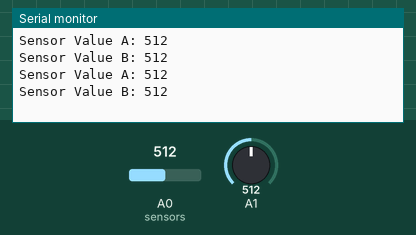
Recording of a sketch running on a simulated Arduino Uno, built with avr-gcc and run on an emulated ATmega328P. On the bench: the last lines printed to the serial monitor. The test bench sets the inputs (shaded band); at power-on: A0 (sensors) = 512, A1 = 512.

Above: at 1.6 s.
1.7 s: A0 (sensors) set to 716
At 3.0 s:
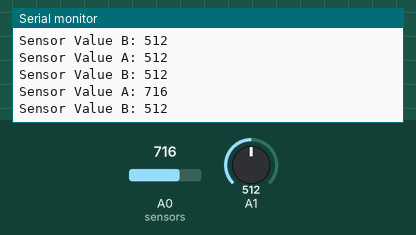
3.2 s: A1 set to 716
At 3.8 s:
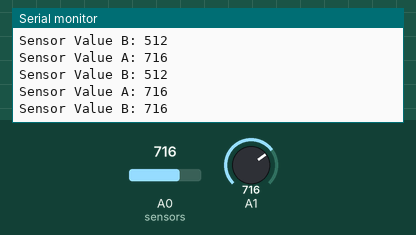
4.7 s: A0 (sensors) set to 900
At 5.5 s:
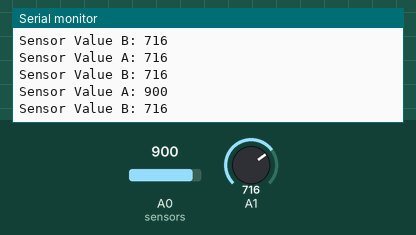
6.2 s: A1 set to 900
At 7.1 s:
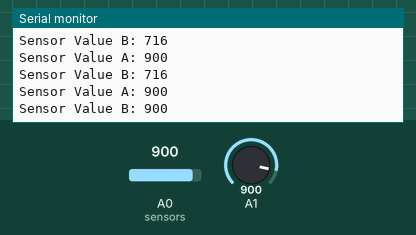
Timing chart, 0 to 8.7 s (numbered marks = the images above; inputs shaded):
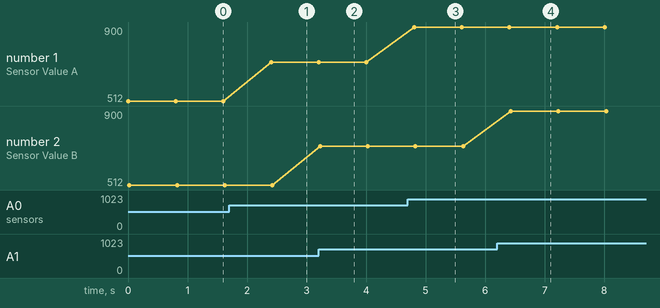

The sketch:

Multiple_sensor.ino
```cpp
void setup() {

  Serial.begin(9600);

}

void loop() {

  int sensorValueA = analogRead(A0); // gives analog values for the sensors
  int sensorValueB = analogRead(A1);


  Serial.print("Sensor Value A: "); // gives the individual values for the sensor
  Serial.println(sensorValueA);
  Serial.print("Sensor Value B: ");
  Serial.println(sensorValueB);

// uncomment to show when the sensor is being pressed without values
//
//  if (sensorValueA <300)
//    {
//      Serial.println ("SensorA is pressed");
//
//    }
//   if (sensorValueB < 300)
//    {
//      Serial.println ("SensorB is Pressed");
//
//    }

  delay (800); // change for the speed of serial monitor
}
```

Measured:
- after the input at 1.7 s, the serial monitor: prints a new line after 0.70 s (image 1)
- after the input at 3.2 s, the serial monitor: prints a new line at once (image 2)
- after the input at 4.7 s, the serial monitor: prints a new line after 0.11 s (image 3)
- after the input at 6.2 s, the serial monitor: prints a new line after 0.23 s (image 4)
- plotted number 1: 512 → 716 after the input at 1.7 s, 716 → 900 after the input at 4.7 s
